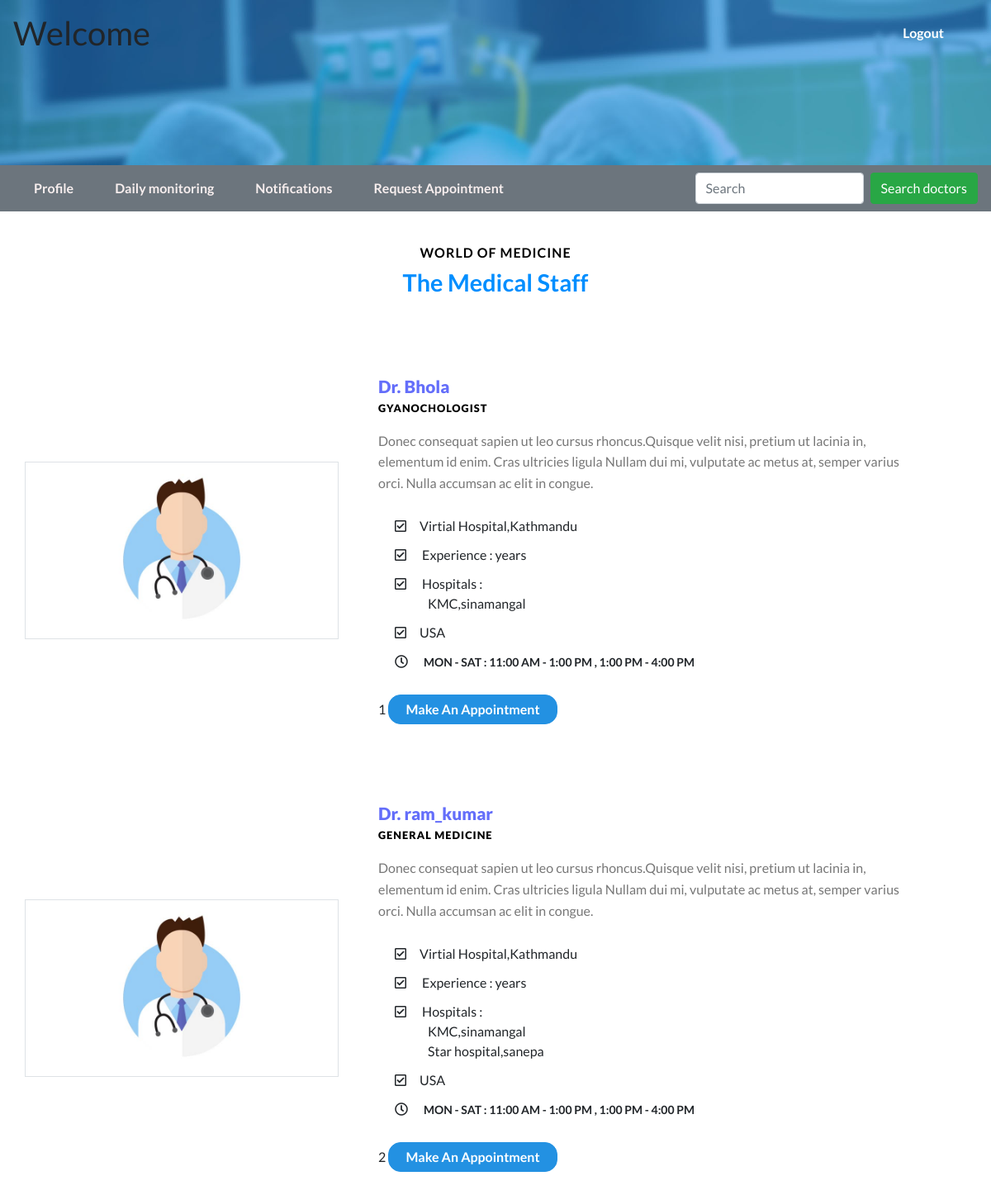
The page /requestappointment/ on the database its author committed.
### myapp/models.py (models this page shows, shortened)
class doctor(models.Model):
    user = models.OneToOneField(User,on_delete=models.CASCADE,related_name="doctor_intro")
    specialization = models.TextField(max_length=64)

class hospital(models.Model):
    name = models.TextField(max_length=200)
    address = models.TextField(max_length=100)
    phone = models.CharField(max_length=10)
    doctors = models.ManyToManyField(doctor,blank=True,related_name="hospitals")

### myapp/views.py (the view, shortened to what this page needs)
# urls.py: path("requestappointment/",views.request_appointment,name="request_appointment"),
def request_appointment(request):
      message = None
      doctors = doctor.objects.all()
      hospitals = hospital.objects.all()
      context = {"doctors":doctors,
      "hospitals":hospitals,
      "message":message
      }
      return render(request,"myapp/patients/requestappointment.html",context)

### myapp/templates/myapp/patients/requestappointment.html (shortened to what this page needs)
{%extends 'myapp/patients/patientdashboard.html'%}
{%load static %}
{%block body%}
<section class="team-agile py-lg-5">
    <div class="container py-sm-5 pt-5 pb-0">
        <div class="title-section text-center pb-lg-5">
            <h4>world of medicine</h4>
            <h3 class="w3ls-title text-center text-capitalize">the medical staff</h3>
        </div>
        {%for doctor in doctors%}
        <div class="row mt-5 pb-lg-5">
            <div class="col-md-4 border p-0 my-auto">
                <img src="{% static 'myapp/images/doctor.jpg' %}" class="img-fluid" alt="team-img" />
            </div>
            <div class="col-md-8 team-text mt-md-0 mt-5">
                <h4>Dr. {{doctor.user.username}}</h4>
                <small>{{doctor.specialization}}</small>
                <p class="my-3">Donec consequat sapien ut leo cursus rhoncus.Quisque velit nisi, pretium ut lacinia in, elementum id
                    enim. Cras ultricies ligula Nullam dui mi, vulputate ac metus at, semper varius orci. Nulla accumsan
                    ac elit in congue.</p>
                <ul class="list-group mb-3">
                    <li class="list-group-item border-0">
                        <i class="far fa-check-square  mr-3"></i>Virtial Hospital,Kathmandu</li>
                    <li class="list-group-item border-0 py-0">
                        <i class="far fa-check-square  mr-3"></i>
                        Experience :  years</li>
                    <li class="list-group-item border-0">
                        <i class="far fa-check-square  mr-3"></i>
                        Hospitals :{%for hospital in doctor.hospitals.all%}<ol>{{hospital.name}},{{hospital.address}}</ol>
                    {%endfor%}
                    </li>
                    <li class="list-group-item border-0 py-0">
                        <i class="far fa-check-square  mr-3"></i>USA</li>
                    <li class="list-group-item border-0">
                        <i class="far fa-clock  mr-3"></i>
                        <span class="ot">MON - SAT : 11:00 AM - 1:00 PM , 1:00 PM - 4:00 PM </span>
                    </li>
                </ul>
                <form action="{%url 'request_appointment' %}" method="POST">
                {{doctor.pk}}
                <button value="{{doctor.pk}}" name="doctor" class="btn_apt" data-toggle="modal" data-target="#exampleModalLabel2">make an appointment </a>
                </form>
            </div>
        </div>
        {%endfor%}
    </div>
</section>
{%endblock%}

### myapp/static/myapp/css/style.css (style rules this page uses)
body { margin: 0; font-family: 'Lato', sans-serif; background: #fff; }
h1, h2, h3, h4, h5, h6 { margin: 0; font-family: 'Lato', sans-serif; }
p { margin: 0; color: #777; font-size: 1em; line-height: 1.6; }
ul { margin: 0; padding: 0; }
ul { list-style-type: none; }
.title-section h4 { text-transform: uppercase; font-size: 1em; font-weight: 600; color: #000; letter-spacing: 1px; }
h3.w3ls-title { font-size: 1.8em; margin-top: 10px; font-weight: 600; color: #008eff; }
.list-group-item { background: transparent; }
span.ot { font-weight: 600; font-size: 14px; }
.team-text h4 { font-size: 1.3em; color: #646efa; font-weight: 800; }
.team-text { padding: 0 3em; }
.btn_apt { text-transform: capitalize; background: #2391e2; padding: 5px 20px; display: inline-block; color: #fff; border-radius: 15px; font-weight: 600; cursor: pointer; border: 1px solid #2391e2; }
.team-text small { text-transform: uppercase; font-weight: 800; letter-spacing: 1px; color: #000; }

### rows shown on the page
doctor: user.username "Bhola", specialization "GYANOCHOLOGIST", pk "1"
hospital: name "KMC", address "sinamangal"
doctor: user.username "ram_kumar", specialization "GENERAL MEDICINE", pk "2"
hospital: name "Star hospital", address "sanepa"
